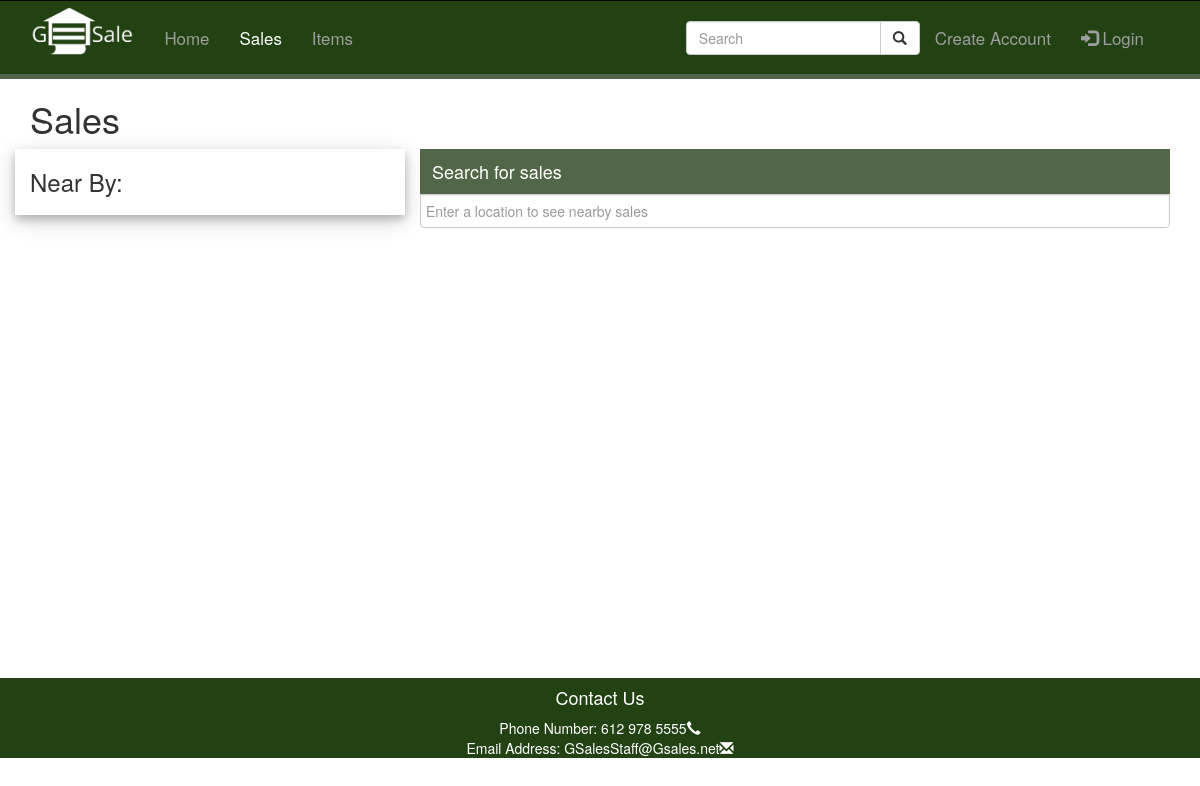
The page /php/otherSales.php on the database as committed earlier.
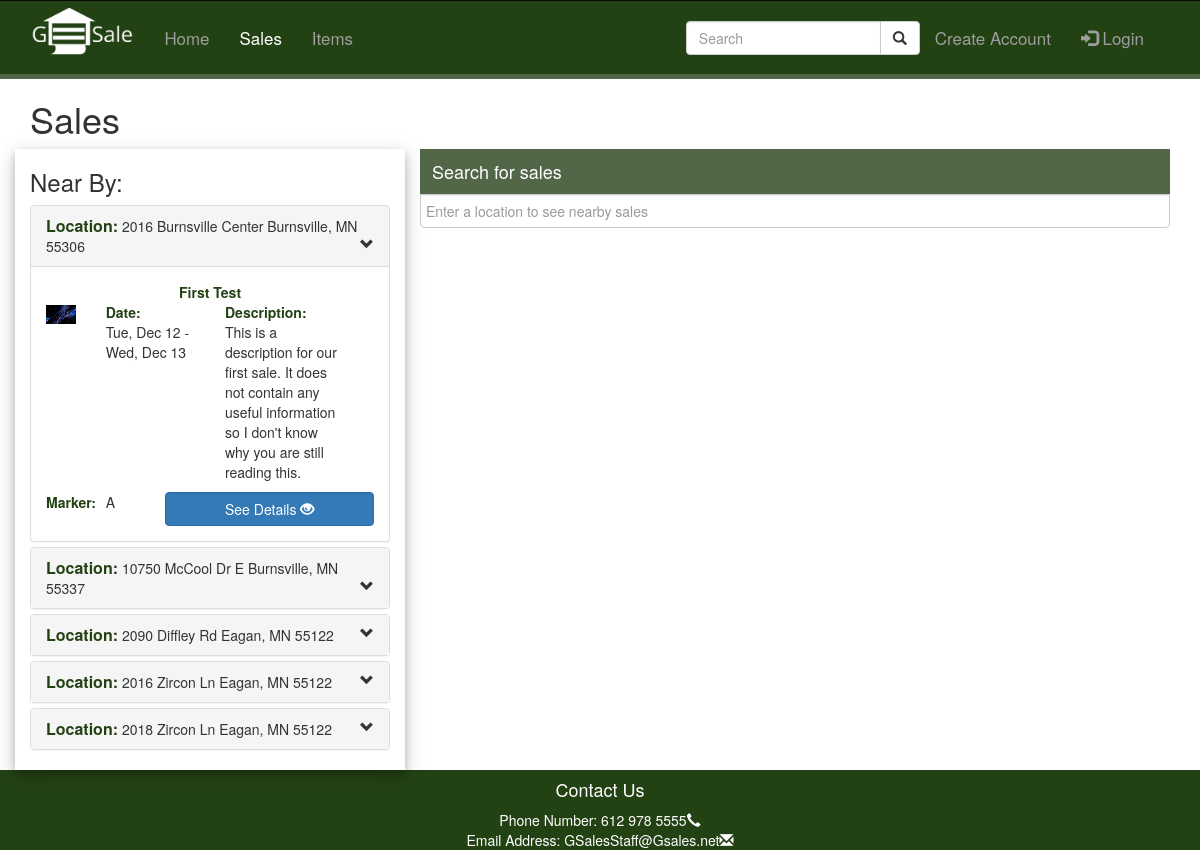
The same page on the database as committed later.
### tables this page shows
CREATE TABLE `garage_sales_places` (
  `garage_sale_fk_id` int(22) NOT NULL,
  `place_fk_id` int(22) NOT NULL
);

CREATE TABLE `places` (
  `place_id` int(22) NOT NULL,
  `street_number` varchar(22) NOT NULL,
  `route` varchar(95) NOT NULL,
  `locality` varchar(35) NOT NULL,
  `administrative_area_level_1` varchar(40) NOT NULL,
  `postal_code` varchar(11) NOT NULL,
  `country` varchar(3) NOT NULL,
  `lat` varchar(30) NOT NULL,
  `lng` varchar(30) NOT NULL
);

CREATE TABLE `garage_sales` (
  `gsale_id` int(22) NOT NULL,
  `sale_name` varchar(50) NOT NULL,
  `image_url` varchar(50) NOT NULL,
  `description` varchar(1500) NOT NULL,
  `dates` varchar(128) NOT NULL
);

### php/functions.php (called while the page is built, shortened)
<?php
function sanitizeInput($input) {
  if (is_array($input)) {
    for($i = 0; $i < count($input); $i++) {
      $data = $input[$i];
      $data = trim($data);
      $data = stripslashes($data);
      $data = htmlspecialchars($data);
      $input[$i] = $data;
    }
    return $input;
  } else {
    $data = $input;
    $data = trim($data);
    $data = stripslashes($data);
    $data = htmlspecialchars($data);
    return $data;
  }
}

### php/db_connection.php (called while the page is built, shortened)
<?php
  class SqlManager {
    private static $instance = null;
    private $conn, $query, $error, $result, $numItemsReturned;
    private function __construct() {
      try {
        $this->conn = new PDO('mysql:host=' . HOST . ';dbname=' . DATABASE, USER, PASSWORD);
      } catch(PDOException $e) {
        die("Connection failed: " . $e->getMessage());
      }
    }
    public static function getInstance() {
      if(!isset(self::$instance)) {
        self::$instance = new SqlManager();
      }
      return self::$instance;
    }
    public function query($sql, $params = array()) {
      if ($this->query = $this->conn->prepare($sql)) {
        $index = 1;
        if (count($params) > 0) {
          foreach($params as $param) {
            $this->query->bindValue($index, $param);
            $index++;
          }
        }
        if ($this->query->execute()) {
          $this->result = $this->query->fetchAll(PDO::FETCH_OBJ);
        } else {
          $this->error = true;
        }
      }
      return $this;
    }
  }
?>

### php/Objects.php (the view, shortened to what this page needs)
<?php
require_once 'functions.php';
require_once 'db_connection.php';
class User
{
  private $db_conn,
  $data,
  $sessionName,
  $cookieName,
  $isLoggedIn;
  public function __construct($user = null)
  {
    $this->sessionName = $GLOBALS['config']['session']['session_name'];
  }
  public function isLoggedIn()
  {
    return $this->isLoggedIn;
  }
}
abstract class PageBuilder
{
  public function getHeader()
  {
    $user = new User();
    $this->logged_in = $user->isLoggedIn();
    $array = explode('/', sanitizeInput($_SERVER['PHP_SELF']));
    $page_name = array_pop($array);
    switch ($page_name) {
      case "otherSales.php":
        $this->active = 'otherSales';
        $this->header = $this->makeHeader($this->active, $this->logged_in);
        echo $this->header;
        break;
    }
  }
  static function getFooter()
  {
    echo <<<CONTENT
		<div class="container text-center">
			<h4>Contact Us</h4>
			<div>
				<div class="contact-info">Phone Number: 612 978 5555<span class="glyphicon glyphicon-earphone"></span></div>
				<div class="contact-info">Email Address: GSalesStaff@Gsales.net<span class="glyphicon glyphicon-envelope"></span></div>
			</div>
		</div>
CONTENT;
  }
  protected function makeHeader($active, $logged_in)
  {
    $header = '';
    if (!$logged_in) {
      $header = '
						<nav class="navbar navbar-expand navbar-inverse">
							<div class="container">
								<div class="navbar-header">
									<button type="button" class="navbar-toggle" data-toggle="collapse" data-target="#MyNavbar">
										<span class="sr-only">Toggle navigation</span>
										<span class="icon-bar"></span>
										<span class="icon-bar"></span>
										<span class="icon-bar"></span>
									</button>
								<a class="navbar-brand" href="index.php"><img src="../img/garage_logo_final2.jpg"/></a>
								</div>
								<div class="collapse navbar-collapse" id="MyNavbar">
									<ul class="nav navbar-nav navbar float-left">
           <li class="'. ((strcmp($this->getCurrentPage(), "index.php") == 0)?  'active' : '') . '"><a href="index.php">Home</a></li>
           <li role="separator" class="divider"></li>
            <li class="'. ((strcmp($this->getCurrentPage(), "otherSales.php") == 0)?  'active' :  '') . '"><a href="otherSales.php">Sales</a></li>
           <li role="separator" class="divider"></li>
            <li class="'. ((strcmp($this->getCurrentPage(), "items.php") == 0)? 'active' : '') . '"><a href="items.php">Items</a></li>
           <li role="separator" class="divider"></li>
									</ul>
									<ul class="nav navbar-nav navbar-right">
										<li>
											<form class="navbar-form navbar-right" role="search">
												<div class="input-group">
													<input id="search" type="text" class="form-control" placeholder="Search" name="search">
													<div class="input-group-btn">
														<button class="btn btn-default" type="submit"><i class="glyphicon glyphicon-search"></i></button>
													</div>
												</div>
											</form>
										</li>
										<li class="' . ((strcmp($this->getCurrentPage(), "createAccount.php") == 0) ? "active" : 'null') . '"><a href="createAccount.php">Create Account</a></li>
										<li><a class="'. ((strcmp($this->getCurrentPage(), "login.php") == 0)? "active" : '') . '" href="#"><span class="glyphicon glyphicon-log-in"></span> Login</a></li>
									</ul>
								</div>
							</div>
						</nav>';
    }
    return $header;
  }
  protected function getCurrentPage() {
    $array = explode('/', sanitizeInput($_SERVER['PHP_SELF']));
    $page_name = array_pop($array);
    return $page_name;
  }
}
class SalesListTable {
  private $db_conn, $places, $gsales;
  public function __construct() {
    $this->db_conn = SqlManager::getInstance();
  }
  public function getTable($lat, $lng, $index, $size = 5) {
    $this->getTableData($lat, $lng, $index, $size);
    echo $this->createTable();
  }
  private function getTableData($lat, $lng, $index, $size) {
    $sql = "SELECT *,SQRT(POWER(? - p.lat, 2) + POWER(? - p.lng,2)) AS Distance FROM places AS p
	         JOIN garage_sales_places AS g_fk ON p.place_id = g_fk.place_fk_id
          JOIN (SELECT g.gsale_id FROM garage_sales AS g WHERE DATE(RIGHT(g.dates, 10)) >= CURRENT_DATE) g ON g.gsale_id = g_fk.garage_sale_fk_id
        WHERE p.place_id > ? ORDER BY Distance ASC LIMIT " . $size;
    $params = array($lat, $lng, $index);
    $result = $this->db_conn->query($sql,$params);
    if (!$result->getError()) {
      $this->places = $result->getResult();
    }
    $sql = "SELECT gsale_id, sale_name, image_url, description, dates, place_fk_id FROM garage_sales JOIN garage_sales_places ON garage_sales.gsale_id = garage_sales_places.garage_sale_fk_id WHERE place_fk_id = ?";
    $length = count($this->places);
    for ($i = 0; $i < $length; $i++) {
      $params = array($this->places[$i]->place_id);
      $result = $this->db_conn->query($sql, $params);
      if (!$result->getError()) {
        $this->gsales[] = $result->getResult();
      }
    }
  }
  private function createTable() {
    $chars = array('A', 'B', 'C', 'D', 'E', 'F', 'G', 'H', 'I', 'J', 'K', 'L', 'M', 'N', 'O', 'P', 'Q', 'R', 'S', 'T', 'U', 'V', 'W', 'X', 'Y', 'Z');
    $table = '<h3>Near By:</h3><div class="panel-group">';
    $length = count($this->gsales);
    if ($length != 0) {
      for ($i = 0; $i < $length; $i++) {
        $dates = DateTimeFormater::getDays($this->gsales[$i][0]->dates);
        $table .=
          "<div class='panel panel-default'>
          <div class='panel-heading' id='sale{$i}' data-toggle='collapse' data-target='#collapse{$i}' " . ($i === 0 ? "aria-expanded='true'" : "") . ">
            <h5 class='panel-title collapse-header'>Location:</h5>
            <p class='collapse-header-text'>{$this->places[$i]->street_number} {$this->places[$i]->route} {$this->places[$i]->locality}, {$this->places[$i]->administrative_area_level_1} {$this->places[$i]->postal_code}</p>
            <span class='glyphicon glyphicon-chevron-down pull-right' aria-hidden='true'></span>
          </div>
          <div id='collapse{$i}' class='panel-collapse collapse " . ($i === 0 ? "in" : "") . "' " . ($i === 0 ? "aria-expanded='true'" : "") . ">
            <div class='panel-body'>
              <div class='row text-center'>
                <h5 class='collapse-header'>{$this->gsales[$i][0]->sale_name}</h5>
              </div>
              <div class='row'>
                <div class='col-sm-2'>
                  <img src='{$this->gsales[$i][0]->image_url}'>
                </div>
                <div class='col-sm-4'>
                  <h5 class='collapse-header'>Date: </h5>
                  <p>{$dates[0]} - {$dates[count($dates)-1]}</p>
                </div>
                <div class='col-sm-5'>
                  <h5 class='collapse-header'>Description:</h5>
                  <p>{$this->gsales[$i][0]->description}</p>
                </div>
              </div>
              <div class='row'>
                <div class='col-xs-12 col-sm-4'>
                  <div class='row'>
                    <div class='col-sm-6'>
                      <h5 class='collapse-header'>Marker:</h5>
                    </div>
                    <div class='col-sm-6'>
                      <p>{$chars[$i]}</p></div>
                    </div>
                  </div>
                <div class='col-xs-12 col-sm-8 pull-right'>
                  <a class='btn btn-primary form-control' href='otherSales.php?gsale_id={$this->gsales[$i][0]->gsale_id}'>See Details&nbsp;<span class='glyphicon glyphicon-eye-open' aria-hidden='true'></span></a>
                </div>
              </div>
            </div>
          </div>
        </div>";
      }
    } else {
    }
    $table .= '</div>';
    return $table;
  }
}
class Session {
  public static function exists($name) {
    return (isset($_SESSION[$name])) ? true : false;
  }
}
class DateTimeFormater {
  public static function getDateTime($date_time) {
    $return_array = array();
    $date_time = explode(',',$date_time);
    foreach ($date_time as $param) {
      $return_array[] = explode('-', $param);
    }
    return $return_array;
  }
  public static function getDays($date_time) {
    $date_time = DateTimeFormater::getDateTime($date_time);
    $times = array();
    $count = count($date_time);
    if ($count == 1) {
      $times[] = DateTimeFormater::parseDay($date_time[0][2]);
    } else {
      for ($i = 0; $i < $count; $i++) {
        $times[] = DateTimeFormater::parseDay($date_time[$i][2]);
      }
    }
    return $times;
  }
  private static function parseDay($day) {
    $yyyymmdd = explode('/', $day);
    $month = "";
    $day_of_week = DateTimeFormater::parseDayOfWeek($day);
    switch ($yyyymmdd) {
      case $yyyymmdd[1] == '12':
        $month = "Dec";
        break;
    }
    return $day_of_week . ", " . $month . " " . $yyyymmdd[2];
  }
  private static function parseDayOfWeek($date) {
    $dates = explode('/', $date);
    $month = ($dates[1] + 10) % 12;
    $date = $dates[2];
    $year = (int)substr($dates[0], 2);
    $year2 = (int)substr($dates[0], 0, 2);
    $date = ($date + floor((2.6*$month) - .2) -(2*20) + $year + floor($year/4) + floor($year2/4))%7;
    $day = "";
    switch($date) {
      case 2:
        $day = "Tue";
        break;
      case 3:
        $day = "Wed";
        break;
      case 6:
        $day = "Sat";
        break;
    }
    return $day;
  }
}
?>

### php/otherSales.php (shortened to what this page needs)
<?php
require_once 'Objects.php';
?>
  <!DOCTYPE html>
  <html lang="en">
  <head>
    <link rel="stylesheet" href="https://maxcdn.bootstrapcdn.com/bootstrap/3.3.7/css/bootstrap.min.css">
    <link rel="stylesheet" href="https://cdnjs.cloudflare.com/ajax/libs/font-awesome/4.7.0/css/font-awesome.min.css">
    <link rel="stylesheet" type="text/css" href="../css/styles.css">
  </head>
  <body>
    <header>
      <?php
      $pageBuilder = new SalesPage();
      $pageBuilder->getHeader();
      ?>
    </header>
    <div class="container">
      <h1>Sales</h1>
    </div>
    <?php
    $gsale = new GarageSale();
    if ($_SERVER['REQUEST_METHOD'] === 'GET' && isset($_GET['gsale_id'])) {
      $found = $gsale->find(sanitizeInput($_GET['gsale_id']));
      if ($found && !isset($_GET['directions'])) {
        include 'sale.php';
      } else if ($found && isset($_GET['directions']) && sanitizeInput($_GET['directions'])) {
        echo "get Directions";
      }else {
        echo "could not find sale";
      }
    } else if (isset($_GET['lat']) && isset($_GET['lng'])) {
      include 'auto-complete-map.php';
    }else {
      include 'auto-complete-map.php';
    }
    ?>
      <footer>
        <?php
      PageBuilder::getFooter();
      ?>
      </footer>
  </body>
  </html>

### php/auto-complete-map.php (shortened to what this page needs)
<?php
if (isset($_GET['lat']) && isset($_GET['lng']) && isset($_GET['index'])) {
  $validator = new Validation();
  $validation = $validator->check($_GET, array(
    'lat' => array('required' => true, 'lat' => true),
    'lng' => array('required' => true, 'lng' => true)));
  if (isset($_GET['lat']) && isset($_GET['lng']) && $validation->passed()) {
    $lat = sanitizeInput($_GET['lat']);
    $lng = sanitizeInput($_GET['lng']);
    $index = sanitizeInput($_GET['index']);
  } else {
    foreach($validation->getErrors() as $error) {
      echo $error . '<br>';
    }
    $lat = 39.8283;
    $lng = -98.5795;
    $index = 0;
  }
} else {
  $lat = 39.8283;
  $lng = -98.5795;
  $index = 0;
}
?>
<div class="container">
  <div class="row">
    <div class="col-xs-12 col-sm-12 col-md-8 pull-right">
      <div class="map-search" id="map_search">
        <div class="map-search-title" id="map-search-title">
          <h4>Search for sales</h4>
        </div>
        <div class="">
          <input type="text" class="map-search-input form-control" id="map_search_input" placeholder="Enter a location to see nearby sales">
        </div>
      </div>
      <div id="map"></div>
    </div>
    <div class="col-xs-12 col-sm-12 col-md-4" style="box-shadow: 0 4px 8px 0 rgba(0, 0, 0, 0.2), 0 6px 20px 0 rgba(0, 0, 0, 0.19);">
      <?php
      $table = new SalesListTable();
      $table->getTable($lat, $lng, $index);
      ?>
    </div>
  </div>
</div>

### css/styles.css (style rules this page uses)
.navbar { margin-bottom: 0; padding: .5% 0; border-right: none; border-bottom: #526747 5px solid; border-left: none; border-radius: 0; background-color: #234214; color: #fff; font-size: 1.1em; }
.navbar-inverse .navbar-collapse { border-color: #526747; }
.navbar-brand { float: left; padding: 0 15px 5px; }
.navbar-inverse .navbar-nav .active a, .navbar-inverse .navbar-nav .active a:focus, .navbar-inverse .navbar-nav .active a:hover { background-color: #234214; color: #fff; }
.navbar-brand img { width: 5.8em; }
.nav { margin-bottom: 0; padding: .5% 0; border: none; border-radius: 0; background-color: #234214; color: #fff; font-size: 1.1em; }
.navbar-header { min-height: 3.8em; }
footer { border-color: #ccc; background-color: #234214; color: #fff; }
.collapse-header { display: inline; color: #234214; font-weight: bold; }
.collapse-header-text { display: inline }
ul.nav.navbar-nav.navbar-right { padding-right: 1%; }

### php/otherSales.php (style rules this page uses)
#map { width: 100%; height: 450px; }
.map-search-title { color: #fff; background-color: #526747; font-size: 25px; font-weight: 500; padding: 3px 12px; }
.map-search-input { display: inline; background-color: #fff; padding: 0 0 0 5px; border-top-left-radius: 0; border-top-right-radius: 0; }
.map-search { border-radius: 2px 0 0 2px; box-sizing: border-box; -moz-box-sizing: border-box; display: inline; box-shadow: 0 2px 6px rgba(0, 0, 0, 0.3); background-color: #fff; border-radius: 3em; width: 45%; min-width: 200px; }
img { max-width: 250px; width: 100%; }

Rows that differ between the two databases and show on the page:
added garage_sales_places: place_fk.street_number "2016", place_fk.route "Burnsville Center", place_fk.locality "Burnsville", place_fk.administrative_area_level_1 "MN", place_fk.postal_code "55306", garage_sale_fk_id.sale_name "First Test", garage_sale_fk_id.image_url (picture), garage_sale_fk_id.dates "Tue, Dec 12", garage_sale_fk_id.dates "Wed, Dec 13", garage_sale_fk_id.description "This is a description for our first sale. It does not contain any useful information so I don't know why you are still reading this.", i "A"
added garage_sales_places: place_fk.street_number "10750", place_fk.route "McCool Dr E", place_fk.locality "Burnsville", place_fk.administrative_area_level_1 "MN", place_fk.postal_code "55337"
added garage_sales_places: place_fk.street_number "2090", place_fk.route "Diffley Rd", place_fk.locality "Eagan", place_fk.administrative_area_level_1 "MN", place_fk.postal_code "55122"
added garage_sales_places: place_fk.street_number "2016", place_fk.route "Zircon Ln", place_fk.locality "Eagan", place_fk.administrative_area_level_1 "MN", place_fk.postal_code "55122"
added garage_sales_places: place_fk.street_number "2018", place_fk.route "Zircon Ln", place_fk.locality "Eagan", place_fk.administrative_area_level_1 "MN", place_fk.postal_code "55122"
